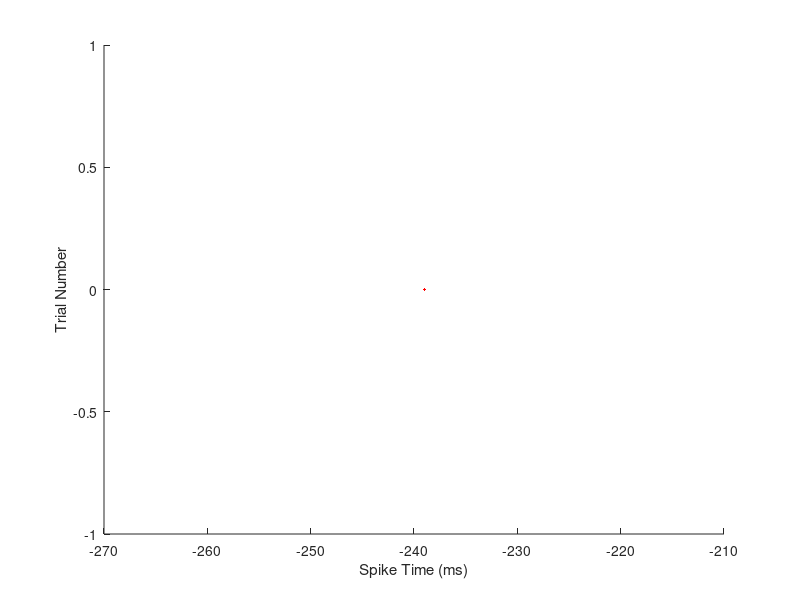

Here is the MATLAB script that generated this plot: (Note: this script raises an error after producing the figure.)
%% Details
% Raster & PSTH plot for EventTimeMatrix 
% Event Time Data Will Save in current Folder
% Written by Elias Esmaeilzadeh (V.M. Lab)(EliasEsmaeilzadeh@mail.um.ac.ir)
% Thanks to Seyed Javad Saghravanian (V.M. Lab)(saghravanian@mail.um.ac.ir)

% Version 1  10/31/2021

%% import data %Plot
SpikeTime = importdata ('Spike_Time.mat');
EventTimeMatrix = importdata ('EventTimeMatrix.mat');
PD_Time = importdata ('PD_Time.mat');
%% Pre-allocation
TrialNum=1;
CounT=1;
TargetsTime = NaN(64,2);
PDsTime = NaN(64,1);
PDNum=1;
MinusRaster=300;
XVector=zeros(5,800);
Trial=1;
ColoR = ['r','g','b','c','m','k'];
COL=1;
Y=0;
%% PD Difference & Alignment
for TrialNum = 1:length(EventTimeMatrix)
    if ~isnan (EventTimeMatrix(7,TrialNum))
        TargetsTime(CounT,1) = TrialNum;
        TargetsTime(CounT,2) = floor(EventTimeMatrix(7,TrialNum));
        CounT=CounT+1;
    end
end
CounT=1;
while PDNum <= length(PD_Time)
    if PD_Time(PDNum) == 1
        PDsTime(CounT,1) = PDNum;
        CounT=CounT+1;
        PDNum=PDNum+2000;
    end
    PDNum=PDNum+1;
end
% Difference = PDsTime - TargetsTime(CounT,2);

%% Raster Plot
figure('Name','Raster','NumberTitle','off');
ylabel('Trial Number');
xlabel('Spike Time (ms)')
hold on
for Condition = 1:6
    TrialNum=1;
    CounT=1;
    a=1;
    X_XVector = 1;
    for CounT = 1:length(TargetsTime)
        if EventTimeMatrix(13,TargetsTime(CounT,1)) == 1 && EventTimeMatrix(2,TargetsTime(CounT,1))== Condition
            for ii = 1:800
                if SpikeTime(PDsTime(CounT)+ii-MinusRaster)==1
                    x = [ii-MinusRaster,ii-MinusRaster];
                    XVector(X_XVector, ii,Condition) = 1;
                    y = [Y,Y];
                    h= plot(x,y, '.-','color',ColoR(COL));
                    h(1).MarkerSize = 15;
                    a=a+1;
                end
            end
            X_XVector = X_XVector+1;
            Trial=Trial+1;
            Y=Y+1;
        end
    end
    COL=COL+1;
end
xline(0); xline(50); xline(100); xline(150); xline(200); xline(250);
hold off
%% PSTH Plot
COL=1;
figure('Name','PSTH','NumberTitle','off');
ylabel('Firing Rate (Hz)');
xlabel('Time (ms)')
hold on
for Condition = 1:6
    
    plot(movmean(mean(XVector(:,:,Condition)),10).*100,'color',ColoR(COL))
    COL=COL+1;
end
xline(300); xline(350); xline(400); xline(450); xline(500); xline(550);


%% TEST
